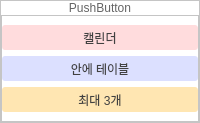
                 <widget class="QFrame" name="dayframe26">
                  <property name="styleSheet">
                   <string notr="true">background-color: rgb(255, 255, 255);</string>
                  </property>
                  <property name="frameShape">
                   <enum>QFrame::StyledPanel</enum>
                  </property>
                  <property name="frameShadow">
                   <enum>QFrame::Raised</enum>
                  </property>
                  <layout class="QVBoxLayout" name="verticalLayout_46">
                   <property name="spacing">
                    <number>0</number>
                   </property>
                   <property name="leftMargin">
                    <number>0</number>
                   </property>
                   <property name="topMargin">
                    <number>0</number>
                   </property>
                   <property name="rightMargin">
                    <number>0</number>
                   </property>
                   <property name="bottomMargin">
                    <number>0</number>
                   </property>
                   <item>
                    <widget class="QPushButton" name="day26">
                     <property name="styleSheet">
                      <string notr="true">border: 0px solid;
color: rgb(100, 100, 100);</string>
                     </property>
                     <property name="text">
                      <string>PushButton</string>
                     </property>
                    </widget>
                   </item>
                   <item alignment="Qt::AlignTop">
                    <widget class="QFrame" name="planframe26">
                     <property name="minimumSize">
                      <size>
                       <width>0</width>
                       <height>0</height>
                      </size>
                     </property>
                     <property name="frameShape">
                      <enum>QFrame::StyledPanel</enum>
                     </property>
                     <property name="frameShadow">
                      <enum>QFrame::Raised</enum>
                     </property>
                     <layout class="QVBoxLayout" name="verticalLayout_78">
                      <property name="leftMargin">
                       <number>0</number>
                      </property>
                      <property name="rightMargin">
                       <number>0</number>
                      </property>
                      <item>
                       <widget class="QLabel" name="schelabel1">
                        <property name="minimumSize">
                         <size>
                          <width>0</width>
                          <height>25</height>
                         </size>
                        </property>
                        <property name="maximumSize">
                         <size>
                          <width>16777215</width>
                          <height>25</height>
                         </size>
                        </property>
                        <property name="styleSheet">
                         <string notr="true">background-color:rgb(255, 220, 221);
border-radius: 3px;
color: rgb(65, 65, 65)
</string>
                        </property>
                        <property name="text">
                         <string>캘린더</string>
                        </property>
                        <property name="alignment">
                         <set>Qt::AlignCenter</set>
                        </property>
                       </widget>
                      </item>
                      <item>
                       <widget class="QLabel" name="schelabel2">
                        <property name="minimumSize">
                         <size>
                          <width>0</width>
                          <height>25</height>
                         </size>
                        </property>
                        <property name="maximumSize">
                         <size>
                          <width>16777215</width>
                          <height>25</height>
                         </size>
                        </property>
                        <property name="styleSheet">
                         <string notr="true">background-color:rgb(220, 224, 255);
border-radius: 3px;
color: rgb(65, 65, 65)
</string>
                        </property>
                        <property name="text">
                         <string>안에 테이블</string>
                        </property>
                        <property name="alignment">
                         <set>Qt::AlignCenter</set>
                        </property>
                       </widget>
                      </item>
                      <item>
                       <widget class="QLabel" name="schelabel3">
                        <property name="minimumSize">
                         <size>
                          <width>0</width>
                          <height>25</height>
                         </size>
                        </property>
                        <property name="maximumSize">
                         <size>
                          <width>16777215</width>
                          <height>25</height>
                         </size>
                        </property>
                        <property name="styleSheet">
                         <string notr="true">background-color:rgb(255, 230, 178);
border-radius: 3px;
color: rgb(65, 65, 65)
</string>
                        </property>
                        <property name="text">
                         <string>최대 3개</string>
                        </property>
                        <property name="alignment">
                         <set>Qt::AlignCenter</set>
                        </property>
                       </widget>
                      </item>
                     </layout>
                    </widget>
                   </item>
                  </layout>
                 </widget>
